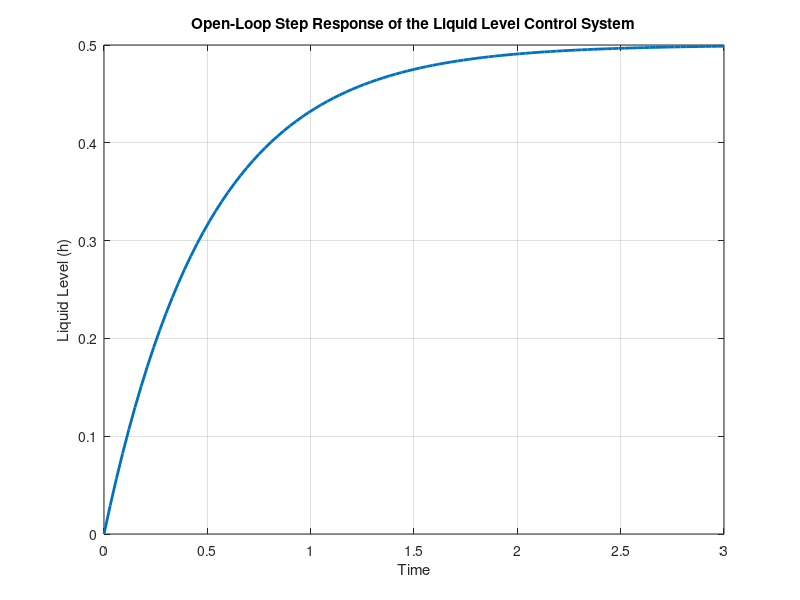

Source code (MATLAB):
% System Parameters (Numeric Substitution)
A = 1;              % Cross-sectional area of the tank (m^2)
k_out = 2;          % Outflow constant (m/s)

% Transfer Function of the Open-Loop System
s = tf('s');
G = 1 / (A * s + k_out);

% Step Response (without any controller)
figure;
[response, time] = step(G); % Get response data
plot(time, response, 'LineWidth', 2); % Plot with bold line
title('Open-Loop Step Response of the Liquid Level Control System');
xlabel('Time');
ylabel('Liquid Level (h)');
grid on;